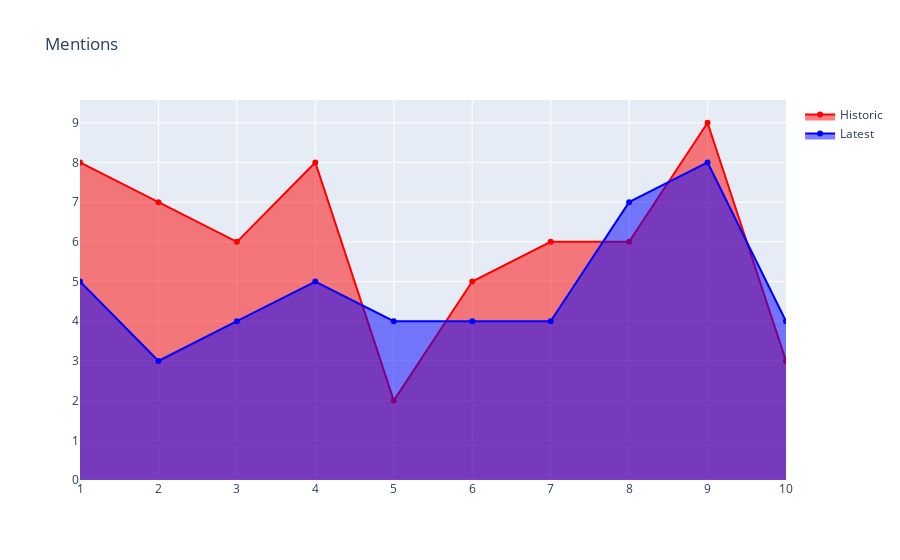

The notebook cell this image was saved under:
### Code cell
import plots
import plotly.graph_objects as go
import random

def trend_line_plot(title='Trend Line Plot', n=10):
    n = 10
    x = list(range(1,n+1))

    fig = go.Figure()
    fig.add_trace(go.Scatter(x=x, y=[random.randint(1, 10) for i in range(n)], fill='tozeroy', name="Historic", marker=dict(color="red"))) # fill down to xaxis
    fig.add_trace(go.Scatter(x=x, y=[random.randint(1, 10) for i in range(n)], fill='tozeroy', name="Latest", marker=dict(color="blue"))) # fill to trace0 y
    fig.update_layout(title=title)

    return fig
fig = trend_line_plot(title='Mentions')
fig.show()

### Figure 1 — Plotly figure (JSON) as saved in the notebook; plotly's stock layout.template omitted (floating-point values rounded to 4 significant figures)
{"data": [{"fill": "tozeroy", "marker": {"color": "red"}, "name": "Historic", "type": "scatter", "x": [1, 2, 3, 4, 5, 6, 7, 8, 9, 10], "y": [8, 7, 6, 8, 2, 5, 6, 6, 9, 3]}, {"fill": "tozeroy", "marker": {"color": "blue"}, "name": "Latest", "type": "scatter", "x": [1, 2, 3, 4, 5, 6, 7, 8, 9, 10], "y": [5, 3, 4, 5, 4, 4, 4, 7, 8, 4]}], "layout": {"title": {"text": "Mentions"}}}
